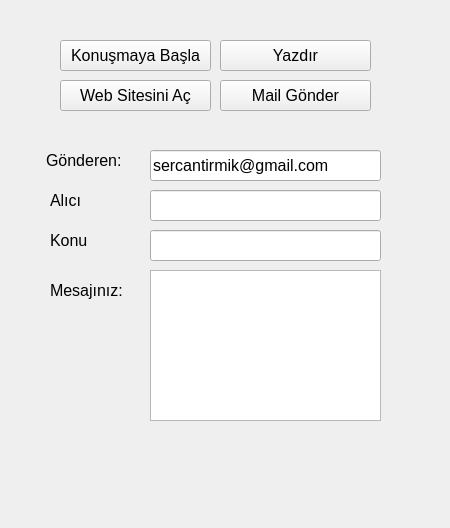
<?xml version="1.0" encoding="UTF-8"?>
<ui version="4.0">
 <class>Form</class>
 <widget class="QWidget" name="Form">
  <property name="geometry">
   <rect>
    <x>0</x>
    <y>0</y>
    <width>450</width>
    <height>528</height>
   </rect>
  </property>
  <property name="font">
   <font>
    <pointsize>12</pointsize>
   </font>
  </property>
  <property name="windowTitle">
   <string>Form</string>
  </property>
  <widget class="QPushButton" name="btn_konus">
   <property name="geometry">
    <rect>
     <x>60</x>
     <y>40</y>
     <width>151</width>
     <height>31</height>
    </rect>
   </property>
   <property name="text">
    <string>Konuşmaya Başla</string>
   </property>
  </widget>
  <widget class="QPushButton" name="btn_yazdir">
   <property name="geometry">
    <rect>
     <x>220</x>
     <y>40</y>
     <width>151</width>
     <height>31</height>
    </rect>
   </property>
   <property name="text">
    <string>Yazdır</string>
   </property>
  </widget>
  <widget class="QPushButton" name="btn_websitesi">
   <property name="geometry">
    <rect>
     <x>60</x>
     <y>80</y>
     <width>151</width>
     <height>31</height>
    </rect>
   </property>
   <property name="text">
    <string>Web Sitesini Aç</string>
   </property>
  </widget>
  <widget class="QPushButton" name="btn_mail">
   <property name="geometry">
    <rect>
     <x>220</x>
     <y>80</y>
     <width>151</width>
     <height>31</height>
    </rect>
   </property>
   <property name="text">
    <string>Mail Gönder</string>
   </property>
  </widget>
  <widget class="QLineEdit" name="txt_gonderen">
   <property name="geometry">
    <rect>
     <x>150</x>
     <y>150</y>
     <width>231</width>
     <height>31</height>
    </rect>
   </property>
   <property name="text">
    <string>sercantirmik@gmail.com</string>
   </property>
   <property name="readOnly">
    <bool>true</bool>
   </property>
  </widget>
  <widget class="QLabel" name="label">
   <property name="geometry">
    <rect>
     <x>46</x>
     <y>150</y>
     <width>81</width>
     <height>20</height>
    </rect>
   </property>
   <property name="text">
    <string>Gönderen:</string>
   </property>
  </widget>
  <widget class="QLabel" name="label_2">
   <property name="geometry">
    <rect>
     <x>50</x>
     <y>190</y>
     <width>81</width>
     <height>20</height>
    </rect>
   </property>
   <property name="text">
    <string>Alıcı</string>
   </property>
  </widget>
  <widget class="QLineEdit" name="txt_alici">
   <property name="geometry">
    <rect>
     <x>150</x>
     <y>190</y>
     <width>231</width>
     <height>31</height>
    </rect>
   </property>
  </widget>
  <widget class="QLineEdit" name="txt_konu">
   <property name="geometry">
    <rect>
     <x>150</x>
     <y>230</y>
     <width>231</width>
     <height>31</height>
    </rect>
   </property>
  </widget>
  <widget class="QLabel" name="label_3">
   <property name="geometry">
    <rect>
     <x>50</x>
     <y>230</y>
     <width>81</width>
     <height>20</height>
    </rect>
   </property>
   <property name="text">
    <string>Konu</string>
   </property>
  </widget>
  <widget class="QLabel" name="label_4">
   <property name="geometry">
    <rect>
     <x>50</x>
     <y>280</y>
     <width>81</width>
     <height>20</height>
    </rect>
   </property>
   <property name="text">
    <string>Mesajınız:</string>
   </property>
  </widget>
  <widget class="QPlainTextEdit" name="txt_mesaj">
   <property name="geometry">
    <rect>
     <x>150</x>
     <y>270</y>
     <width>231</width>
     <height>151</height>
    </rect>
   </property>
  </widget>
 </widget>
 <resources/>
 <connections/>
</ui>
